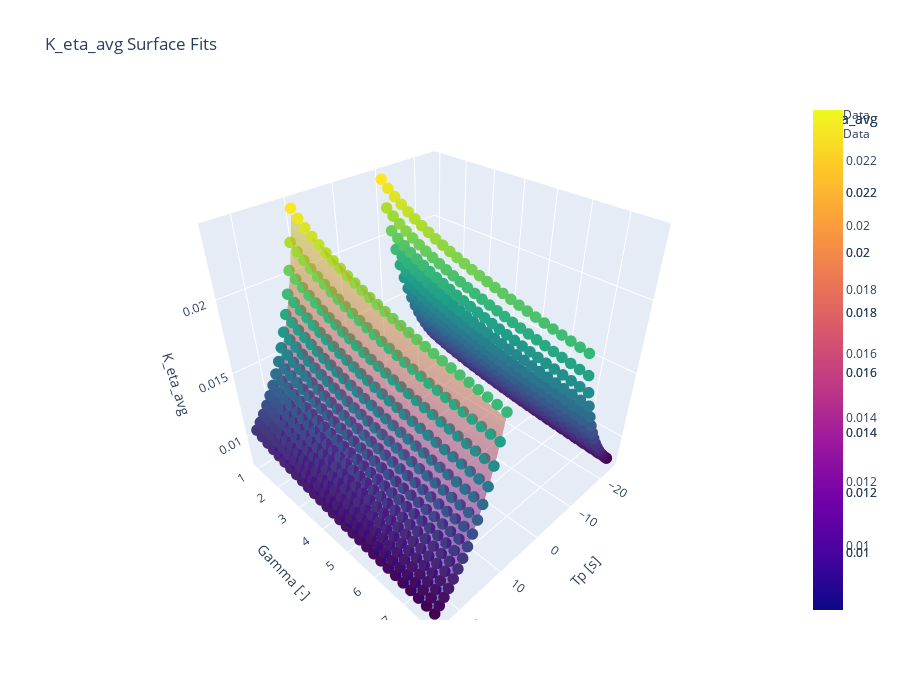

The notebook cell saved with this chart:
### Code cell
import numpy as np
import plotly.graph_objects as go
from scipy.optimize import curve_fit

TP, GAMMA = np.meshgrid(Tp_list, gamma_list, indexing="ij")
Y = K_eta_nonlin

x_flat = TP.ravel()
y_flat = GAMMA.ravel()
z_flat = Y.ravel()

# ── define candidate 2D models ──
def model_additive_inverse(XY, b, c, d, e):
    x, y = XY
    return b/(x + c) + d/(y + e)

def model_coupled_inverse(XY, a, b, c, d):
    x, y = XY
    return a + b/(x + c + d*y)

def model_multiplicative_inverse(XY, a, b, c, d, e):
    x, y = XY
    return a + b/((x + c)*(y + d)) + e

models = {
    # "Additive Inverse, a + b/(x + c) + d/(y + e)": (model_additive_inverse,    [1, 0.1, 1, 0.1]),
    # "Coupled Inverse, a + b/(x + c + d*y)":   (model_coupled_inverse,     [1, 1, 0.1, 0.1]),
    "Multiplicative, a + b/((x + c)*(y + d)) + e":    (model_multiplicative_inverse, [1, 1, 0.1, 0.1, 0]),
}

# ── prepare grid for smooth plotting ──
x_range = np.linspace(x_flat.min(), x_flat.max(), 60)
y_range = np.linspace(y_flat.min(), y_flat.max(), 60)
Xg, Yg   = np.meshgrid(x_range, y_range)

# ── fit each model and compute its surface ──
fit_surfaces = {}
fit_params   = {}
rmse_scores  = {}
for name, (fn, p0) in models.items():
    popt, _ = curve_fit(fn, (x_flat, y_flat), z_flat, p0=p0, maxfev=10000)
    fit_params[name] = popt
    
    # predicted on flat data for RMSE
    z_pred_flat = fn((x_flat, y_flat), *popt)
    rmse = np.sqrt(np.mean((z_flat - z_pred_flat)**2))
    rmse_scores[name] = rmse
    
    # compute surface for plotting
    fit_surfaces[name] = fn((Xg, Yg), *popt)

# ── build the Plotly figure ──
fig = go.Figure()

# original data
fig.add_trace(go.Scatter3d(
    x=x_flat, y=y_flat, z=z_flat,
    mode='markers',
    marker=dict(size=4, color=z_flat, colorscale='Viridis', colorbar=dict(title='K_eta_avg')),
    name='Data'
))

fig.add_trace(go.Scatter3d(
    x=-TP.ravel(), y=GAMMA.ravel(), z=Y.ravel(),
    mode='markers',
    marker=dict(size=4, color=Y.ravel(), colorscale='Viridis', colorbar=dict(title='K_eta_avg')),
    name='Data'
))

# fitted surfaces
for name, Zg in fit_surfaces.items():
    fig.add_trace(go.Surface(
        x=x_range, y=y_range, z=Zg,
        opacity=0.5,
        name=name
    ))


fig.update_layout(
    title='K_eta_avg Surface Fits',
    scene=dict(
        xaxis_title='Tp [s]',
        yaxis_title='Gamma [-]',
        zaxis_title='K_eta_avg'
    ),
    width=900, height=700
)

fig.show()

# ── print out the fitted parameters and RMSE ──
print("Fitted parameters and RMSE:")
for name in models:
    params = fit_params[name]
    print(f"  {name}: params = {np.round(params, 6)}, RMSE = {rmse_scores[name]:.6f}")

# a + b/((x + c)*(y + d)) + e: params = [ 71.252962   6.44079    1.232018  23.005103 -71.253251], RMSE = 0.000117

### Figure 1 — Plotly figure (JSON) as saved in the notebook; plotly's stock layout.template omitted (floating-point values rounded to 4 significant figures; data arrays with more than 128 entries replaced by an {"elided": "..."} marker saying what was removed)
{"data": [{"marker": {"color": {"elided": "420 float values"}, "colorbar": {"title": {"text": "K_eta_avg"}}, "colorscale": [[0, "#440154"], [0.1111, "#482878"], [0.2222, "#3e4989"], [0.3333, "#31688e"], [0.4444, "#26828e"], [0.5556, "#1f9e89"], [0.6667, "#35b779"], [0.7778, "#6ece58"], [0.8889, "#b5de2b"], [1, "#fde725"]], "size": 4}, "mode": "markers", "name": "Data", "type": "scatter3d", "x": {"elided": "420 int values"}, "y": {"elided": "420 float values"}, "z": {"elided": "420 float values"}}, {"marker": {"color": {"elided": "420 float values"}, "colorbar": {"title": {"text": "K_eta_avg"}}, "colorscale": [[0, "#440154"], [0.1111, "#482878"], [0.2222, "#3e4989"], [0.3333, "#31688e"], [0.4444, "#26828e"], [0.5556, "#1f9e89"], [0.6667, "#35b779"], [0.7778, "#6ece58"], [0.8889, "#b5de2b"], [1, "#fde725"]], "size": 4}, "mode": "markers", "name": "Data", "type": "scatter3d", "x": {"elided": "420 int values"}, "y": {"elided": "420 float values"}, "z": {"elided": "420 float values"}}, {"name": "Multiplicative, a + b/((x + c)*(y + d)) + e", "opacity": 0.5, "type": "surface", "x": [10.0, 10.24, 10.47, 10.71, 10.95, 11.19, 11.42, 11.66, 11.9, 12.14, 12.37, 12.61, 12.85, 13.08, 13.32, 13.56, 13.8, 14.03, 14.27, 14.51, 14.75, 14.98, 15.22, 15.46, 15.69, 15.93, 16.17, 16.41, 16.64, 16.88, 17.12, 17.36, 17.59, 17.83, 18.07, 18.31, 18.54, 18.78, 19.02, 19.25, 19.49, 19.73, 19.97, 20.2, 20.44, 20.68, 20.92, 21.15, 21.39, 21.63, 21.86, 22.1, 22.34, 22.58, 22.81, 23.05, 23.29, 23.53, 23.76, 24.0], "y": [1.0, 1.114, 1.229, 1.343, 1.458, 1.572, 1.686, 1.801, 1.915, 2.03, 2.144, 2.258, 2.373, 2.487, 2.602, 2.716, 2.831, 2.945, 3.059, 3.174, 3.288, 3.403, 3.517, 3.631, 3.746, 3.86, 3.975, 4.089, 4.203, 4.318, 4.432, 4.547, 4.661, 4.775, 4.89, 5.004, 5.119, 5.233, 5.347, 5.462, 5.576, 5.691, 5.805, 5.919, 6.034, 6.148, 6.263, 6.377, 6.492, 6.606, 6.72, 6.835, 6.949, 7.064, 7.178, 7.292, 7.407, 7.521, 7.636, 7.75], "z": {"elided": "60x60 float values"}}], "layout": {"height": 700, "scene": {"xaxis": {"title": {"text": "Tp [s]"}}, "yaxis": {"title": {"text": "Gamma [-]"}}, "zaxis": {"title": {"text": "K_eta_avg"}}}, "title": {"text": "K_eta_avg Surface Fits"}, "width": 900}}
